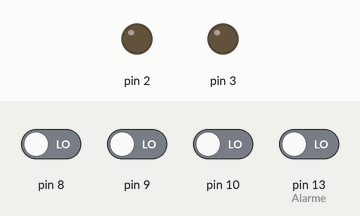
A sketch run on a simulated Arduino Leonardo, built with avr-gcc and run on an emulated ATmega32U4. Parts: output pins drawn as LEDs (lit = HIGH). The test bench sets the inputs (shaded band); at power-on: pin 8–10, pin 13 (Alarme) LOW.

Above: at 1.2 s.
1.3 s: pin 8 driven HIGH
At 2.5 s:
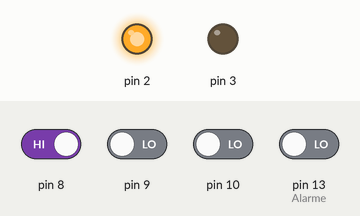
2.8 s: pin 9 driven HIGH
At 3.1 s:
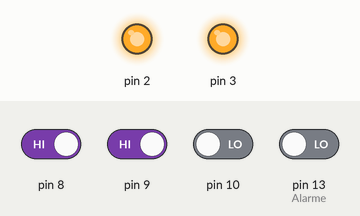
4.3 s: pin 8 driven LOW
At 4.7 s:
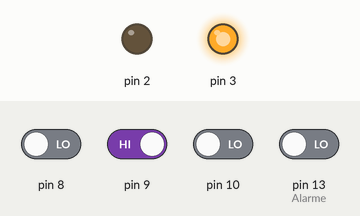
Timing chart, 0 to 7.3 s (numbered marks = the images above; inputs shaded):
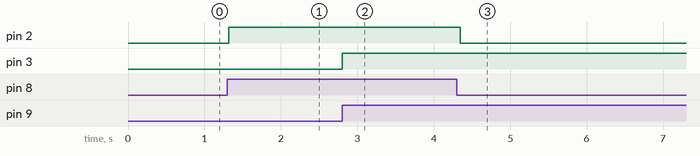

The sketch:

SistemadeSegurancav2.ino
```cpp
#include <Arduino_FreeRTOS.h>

void Porta (void *pvParameters);
void Portao (void *pvParameters);
void Alarme (void *pvParameters);
void BotaoPanico (void *pvParameters);

void setup() {

  Serial.begin(9600);

  while (!Serial) {
    ; // wait for serial port to connect. Needed for native USB, on LEONARDO, MICRO, YUN, and other 32u4 based boards.
  }

  xTaskCreate(Alarme,"Processo de Alarme", 100, NULL, 1, NULL);

  xTaskCreate(BotaoPanico, "Processo do Botao de Panico", 100, NULL, 1, NULL);

  xTaskCreate(Porta,(const portCHAR *)"Processo da tranca da Porta", 100, NULL, 1, NULL);

  xTaskCreate(PortaoEletronico,(const portCHAR *)"Processo do Portao Eletronico", 100, NULL, 1, NULL);

}

void loop() {
}

void Alarme (void *pvParameters) {

  (void) pvParameters;

  int StatusAlarme = 0;
  int SinalAlarme;
  int SensorPresenca;
  int BotaoReseta;

  pinMode(13, INPUT);
  pinMode(12, INPUT);
  pinMode(11, INPUT);

  for(;;){
    SinalAlarme = digitalRead(13);
    if (SinalAlarme == HIGH) {
      StatusAlarme = 1;
      Serial.println("O alarme foi ativado");
      vTaskDelay( 2000 / portTICK_PERIOD_MS );
    }
    while(StatusAlarme == 1){
      SensorPresenca = digitalRead(12);
      if (SensorPresenca == HIGH) {
        StatusAlarme = 2;
        Serial.println("O alarme esta disparado");
        while(StatusAlarme == 2){
            BotaoReseta = digitalRead(11);
            if (BotaoReseta == HIGH) {
              StatusAlarme = 0;
              Serial.println("O alarme foi resetado");
              vTaskDelay( 1000 / portTICK_PERIOD_MS );
            }
          }
       }else{
         BotaoReseta = digitalRead(11);
           if (BotaoReseta == HIGH) {
             StatusAlarme = 0;
             Serial.println("O alarme foi resetado");
             vTaskDelay( 1000 / portTICK_PERIOD_MS );
           }
       }
    }
  }
}

void BotaoPanico (void *pvParameters) {

  (void) pvParameters;

  pinMode(10, INPUT);

  for(;;){
    int BotaoP = digitalRead(10);
    if (BotaoP == HIGH) {
      Serial.println("Todos os telefones cadastrados foram notificados com esta mensagem de panico");
      vTaskDelay( 1000 / portTICK_PERIOD_MS );
    }
  }
}

void Porta (void *pvParameters) {

  (void) pvParameters;

  pinMode(3, OUTPUT);
  pinMode(9, INPUT);

  for(;;){
    int AbrePorta = digitalRead(9);
    if (AbrePorta == HIGH) {
      digitalWrite(3, HIGH);
      vTaskDelay( 30000 / portTICK_PERIOD_MS );
      digitalWrite(3, LOW);
    }
  }
}

void PortaoEletronico (void *pvParameters) {

  (void) pvParameters;

  pinMode(2, OUTPUT);
  pinMode(8, INPUT);

  for(;;){
    int AbrePortao = digitalRead(8);
    if (AbrePortao == HIGH) {
      digitalWrite(2, HIGH);
      vTaskDelay( 300 / portTICK_PERIOD_MS );
      digitalWrite(2, LOW);
    }
  }
}
```

Measured:
- after the input at 1.3 s, pin 2: LOW → HIGH at once
- after the input at 2.8 s, pin 3: LOW → HIGH at once
- after the input at 4.3 s, pin 2: HIGH → LOW after 0.05 s
